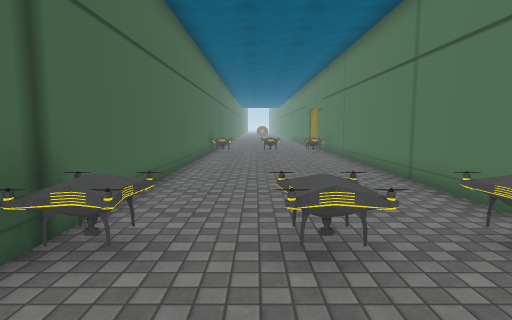
[1] (above)

14 first-person views from a walk through a Unity game level. The camera is 1.4 m above the floor, tilts 6° down and sees 80° across. Doors are open. The floor is counted in squares, 1 m on a side. Each view is taken from the middle of a square. On the plan, view 1 faces up. The plan holds only what a view shows up to about 14 squares ahead; the rest is blank. The place goes on beyond the plan. The player is left out. Some surface patterns are stand-ins.

[2]
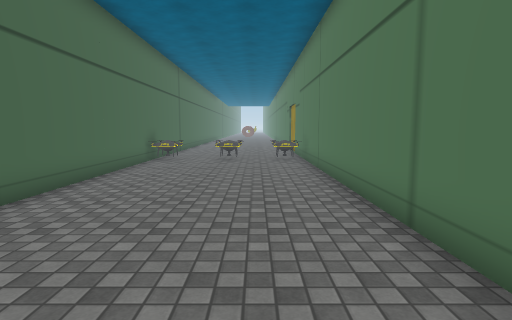

[3]
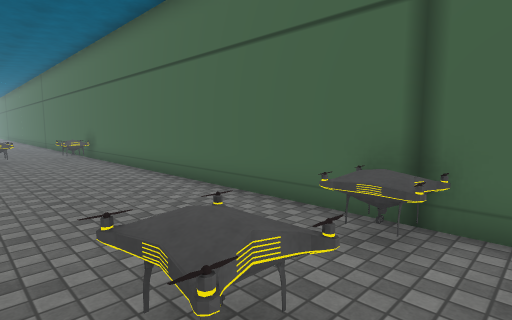

[4]
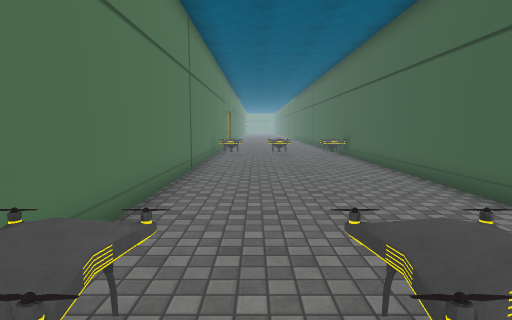

[5]
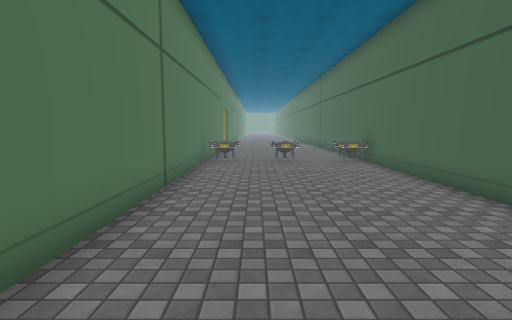

[6]
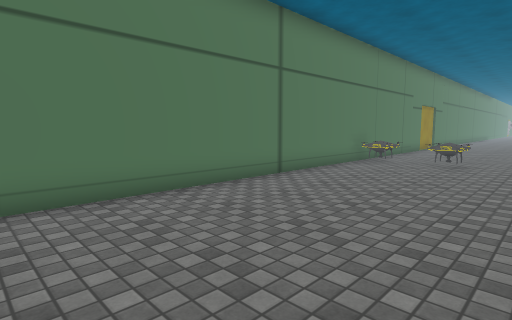

[7]
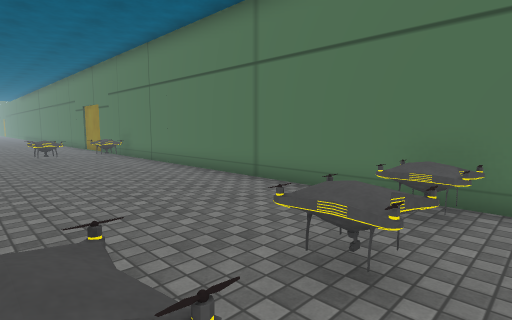

[8]
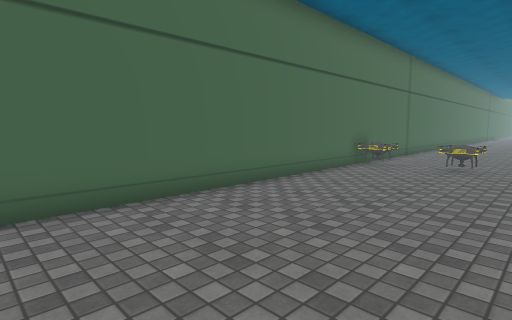

[9]
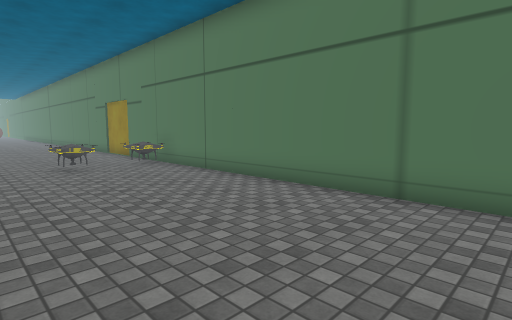

[10]
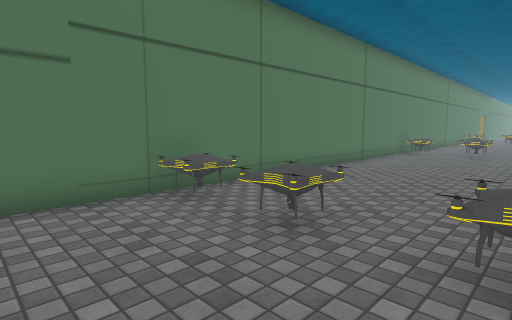

[11]
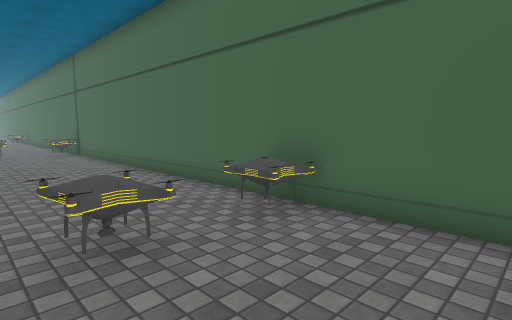

[12]
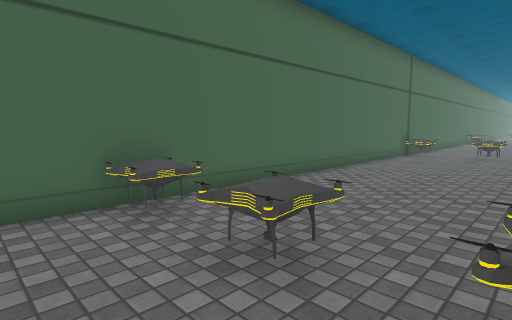

[13]
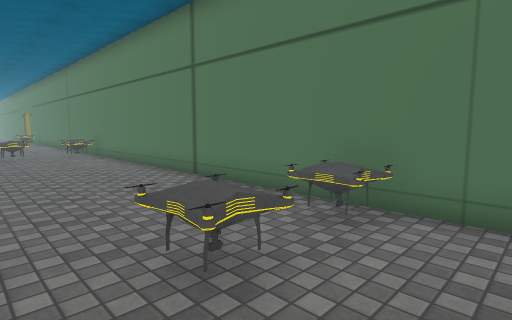

[14]
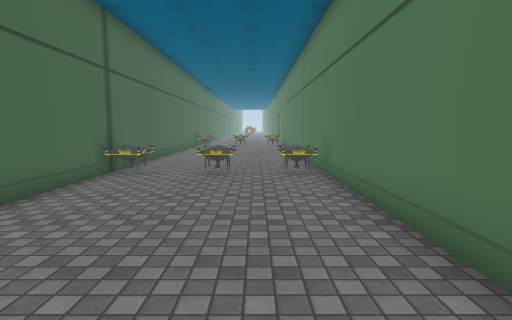

### Floor plan
Points are (right, up) in squares from view 1. A wall is a line through its corners. A room is listed if a view was taken in it or the views show most of it. See-through windows are left out.
Room 1 (views 1, 2, 5, 6, 7, 14)
walls: (-2.6, 3.6) (-2.6, -10.6); (4.2, -10.6) (4.2, 3.5)
low walls: (1.3, 2.9) (0.6, 3.1); (2.8, 2.8) (2.9, 3.4) (2.8, 4.1); (1.2, 3.3) (0.6, 3.3); (1.2, 3.4) (1.3, 3.1); (3.8, 2.9) (3, 3.2) (3, 3.8); (-1.7, 3) (-1.9, 3.1); (-1.7, 3.1) (-2.5, 3.1); (-1.7, 3.1) (-2.4, 2.9); (1.3, 4.1) (1.1, 3.1) (0.6, 3.1); (0.3, -10.1) (0.9, -10.2); (0.4, -10.2) (1.2, -10.2)
ways out: opening at (2, 3.5) to room 2; opening at (2, -10.5) to room 4
Room 2 (views 3, 4, 8, 9)
walls: (-2.6, 17.6) (-2.6, 3.6); (4.2, 3.5) (4.2, 17.6)
low walls: (1.3, 16.9) (0.6, 17.1); (0.8, 17.1) (0.3, 16.9); (2.8, 16.9) (2.9, 17.4) (2.8, 17.9); (1, 17.3) (0.6, 17.3); (-1.5, 17) (-1.9, 17.1); (1.2, 17.5) (1.3, 17.1) (0.4, 17.1); (3.8, 16.9) (3, 17.1) (3, 17.8); (0.3, 4) (0.9, 3.8); (0.6, 3.8) (1.4, 3.8)
ways out: opening at (2, 3.5) to room 1; opening at (2, 17.5) to room 3
Room 3 (views 10, 11)
walls: (-2.6, 20.8) (-2.6, 17.6); (4.2, 17.6) (4.2, 20.6)
low walls: (0.3, 18) (0.8, 17.8); (0.4, 17.8) (1.4, 17.8); (0.6, 17.7) (1.4, 18); (-2, 17.8) (-1.5, 17.8)
ways out: opening at (2, 17.5) to room 2
Room 4 (views 12, 13)
walls: (4.2, -12.6) (4.2, -10.6); (-2.6, -10.6) (-2.6, -12.6)
low walls: (1.2, -11.1) (0.8, -10.9); (1.2, -10.7) (0.4, -10.7); (1.2, -10.5) (1.3, -10.9); (1.2, -10.2) (1.2, -10.9) (0.4, -10.9); (2.8, -11.1) (2.9, -10.6) (2.8, -10.1); (1.3, -9.9) (1.1, -10.9); (2.9, -11) (2.9, -10.2); (-1.8, -10.9) (-2.4, -11.1)
ways out: opening at (2, -10.5) to room 1

Positions as (right, up) in squares from view 1, and headings:
1: (0, 0), facing up
2: (2, 4), facing up
3: (2, 5), facing down-left
4: (2, 5), facing down
5: (2, 2), facing down
6: (-2, 2), facing down-right
7: (-2, 2), facing up-right
8: (3, 6), facing up-left
9: (-2, 6), facing up-right
10: (-2, 21), facing down-right
11: (2, 21), facing down-left
12: (3, -13), facing up-left
13: (-1, -13), facing up-right
14: (2, -6), facing up
